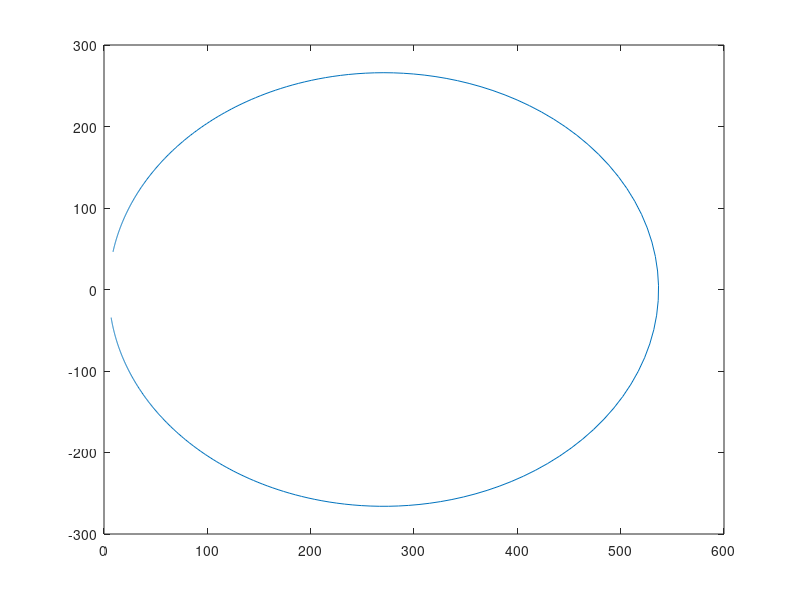

The MATLAB source for this figure:
close all
clear

vp = 0.66*3e8;
Zo = 50;
l = 1:0.0001:1.056;
f = 1e9;

Beta = @(f) ((f*2*pi) ./vp);

carga = @(R,C,f)(1./R - 1i./(2.*pi.*f.*C)).^-1;

Zin = @(Zl)(Zo * (Zl + 1i .* Zo .* tan(Beta(f) .* l))./(Zo + 1i .* Zl .* tan(Beta(f) .* l)));


figure
plot(Zin(carga(100,3.9e-9,f)));